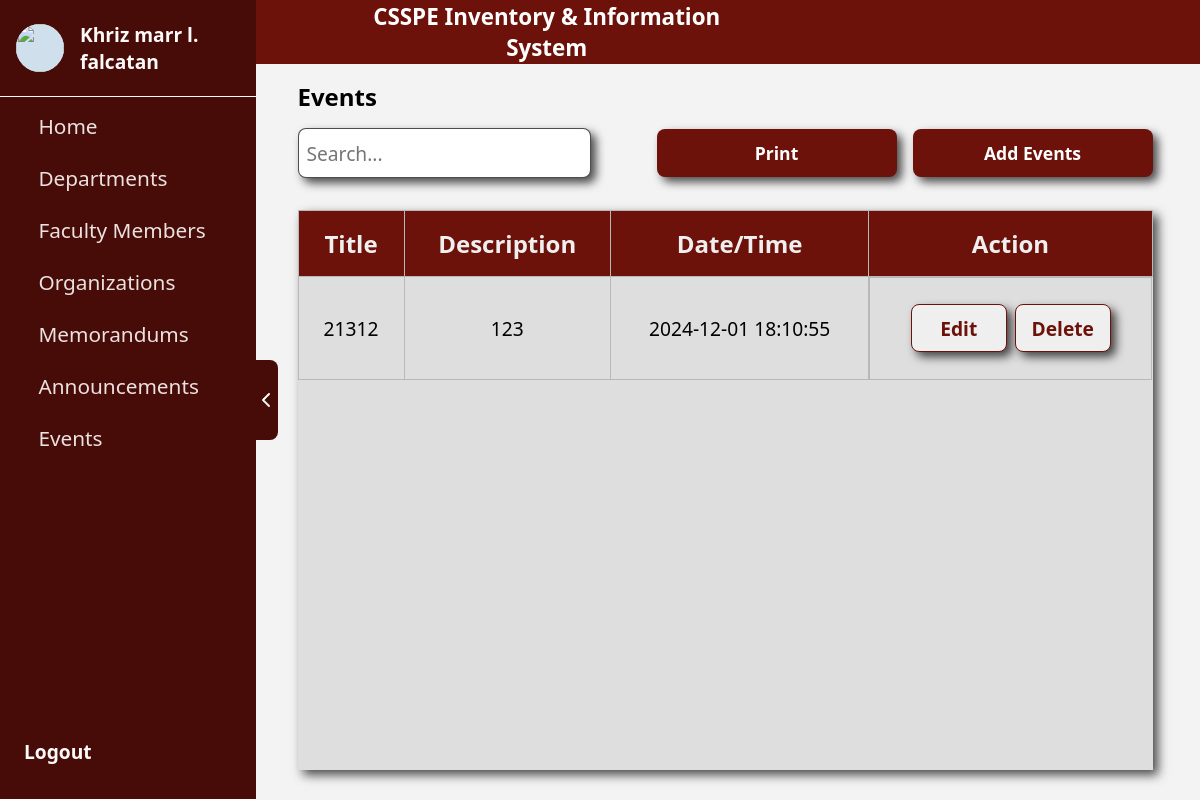
The page /informationAdmin/events.php on the database as committed earlier.
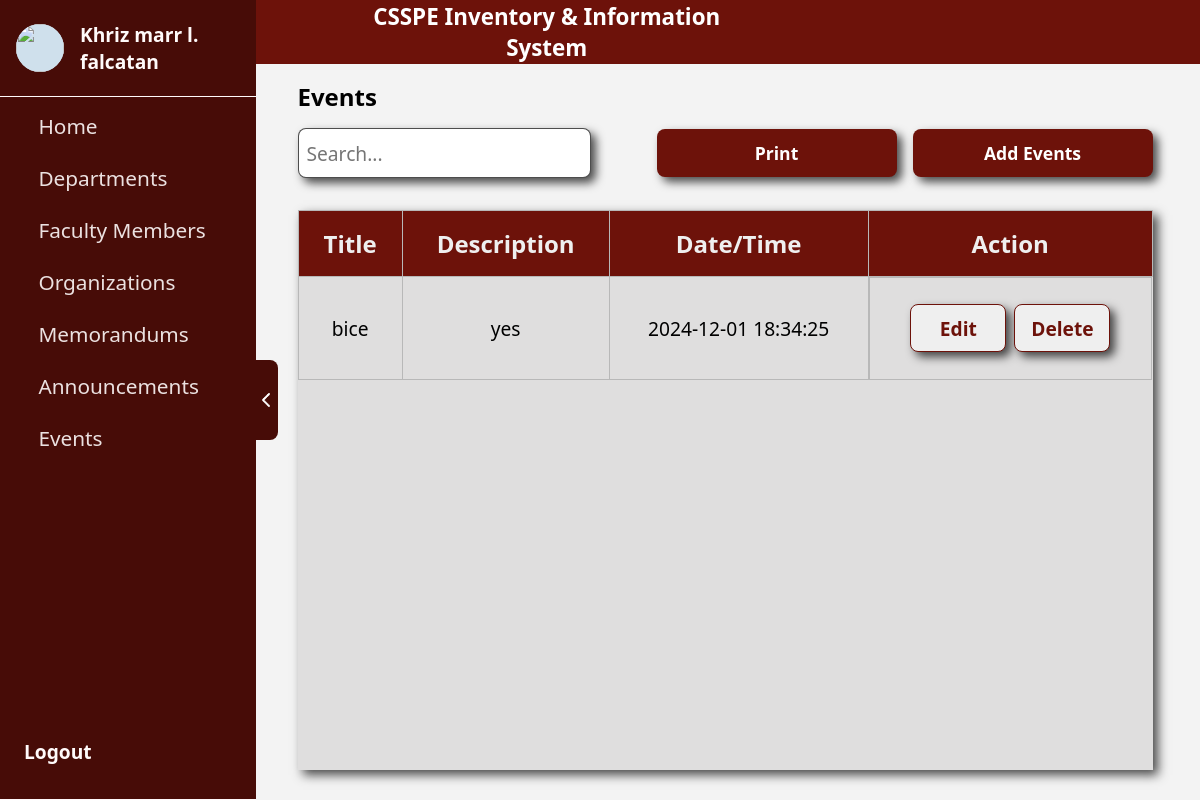
The same page on the database as committed later.
### tables this page shows
CREATE TABLE `events` (
  `id` int(11) NOT NULL,
  `title` varchar(255) NOT NULL,
  `description` text NOT NULL,
  `date_uploaded_at` datetime DEFAULT current_timestamp()
);

### informationAdmin/events.php (the view, shortened to what the changed rows need)
<?php
require_once '../conn/conn.php';
$query = "SELECT * FROM events";
$result = mysqli_query($conn, $query);
?>
<!DOCTYPE html>
<html lang="en">
<head>
    <link rel="stylesheet" href="../assets/css/events.css">
    <link rel="stylesheet" href="../assets/css/sidebar.css">
    <link href="https://cdn.jsdelivr.net/npm/sweetalert2@11/dist/sweetalert2.min.css" rel="stylesheet">
</head>
<body>
    <div class="body">
        <div class="mainContainer" style="margin-left: 250px;">
            <div class="container">
                <div class="tableContainer">
                    <table>
                        <thead>
                            <tr>
                                <th>Title</th>
                                <th>Description</th>
                                <th>Date/Time</th>
                                <th>Action</th>
                            </tr>
                        </thead>
                        <tbody>
                            <?php while ($row = mysqli_fetch_assoc($result)): ?>
                                <tr>
                                    <td><?php echo htmlspecialchars($row['title']); ?></td>
                                    <td><?php echo htmlspecialchars($row['description']); ?></td>
                                    <td><?php echo htmlspecialchars($row['date_uploaded_at']); ?></td>
                                    <td class="button">
                                        <a href="#" onclick="editProgram(<?php echo $row['id'] ?>,
                                        '<?php echo addslashes($row['title']); ?>',
                                        '<?php echo addslashes($row['description']); ?>',
                                        '<?php echo addslashes(date('Y-m-d', strtotime($row['date_uploaded_at']))); ?>')">
                                            <button class="addButton1" style="width: 6rem;">Edit</button>
                                        </a>
                                        <a href="#" onclick="deleteEvent(<?php echo $row['id']; ?>)">
                                            <button class="addButton1" style="width: 6rem;">Delete</button>
                                        </a>
                                    </td>
                                </tr>
                            <?php endwhile; ?>
                        </tbody>
                    </table>
                </div>
            </div>
        </div>
    </div>
</body>
</html>

Rows that differ between the two databases and show on the page:
removed events: title "21312", description "123", date_uploaded_at "2024-12-01 18:10:55"
added events: title "bice", description "yes", date_uploaded_at "2024-12-01 18:34:25"
